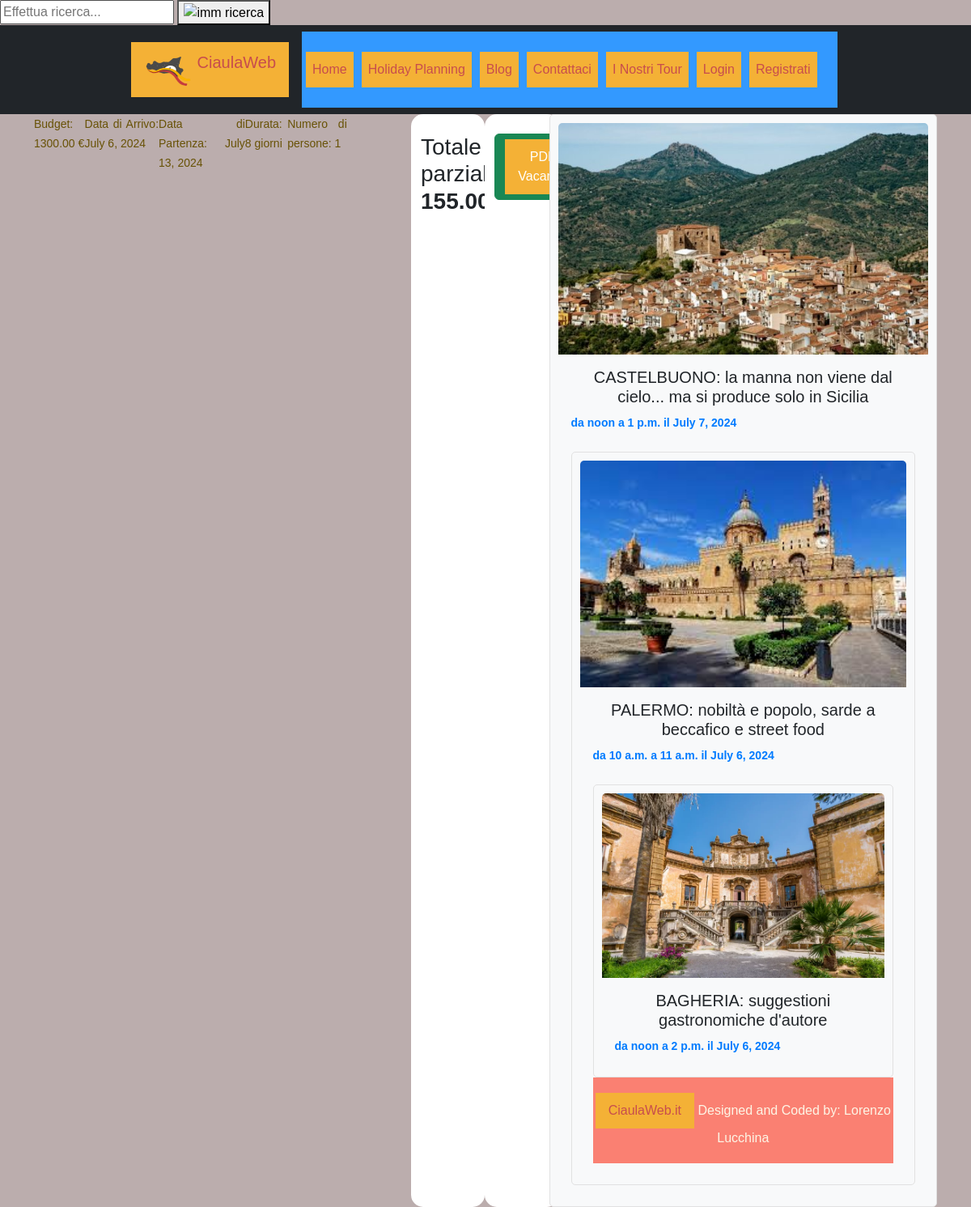
Page /HolidayPlanning/dettour/52 on the committed database.
### HolidayPlanning/models.py (models this page shows, shortened)
class Vacanza(models.Model):
    nome = models.CharField(max_length=300, blank=True)
    dataArrivo = models.DateField()
    dataPartenza = models.DateField()
    nrPersone = models.IntegerField()
    budgetDisponibile = models.DecimalField(max_digits=10, decimal_places=2, blank=True)
    utente = models.ForeignKey(UserProfileModel, related_name='Utente', on_delete=models.PROTECT)
    scelte = models.ManyToManyField(Scelta, related_name='vacanze')
    spostamenti = models.ManyToManyField(Spostamento, related_name='spostamenti')
    def calcolaGiorni(self):
        totGiorni = abs(self.dataPartenza - self.dataArrivo)
        return totGiorni.days + 1
    def calcolaTotaleAttrazioni(self):
        totaleScelte = 0
        totaleSpostamenti = 0
        for s in self.scelte.all():
            totaleScelte = totaleScelte + s.attrazione.costo
        for s in self.spostamenti.all():
            totaleSpostamenti = totaleSpostamenti + s.costo
        return totaleScelte+totaleSpostamenti
    class Meta:
        verbose_name = "Vacanza"
        verbose_name_plural = "Vacanze"

class Scelta(models.Model):
    giorno = models.DateField()  # scelto dall'utente
    attrazione = models.ForeignKey(to='attractions.Attrazione', on_delete=models.CASCADE, related_name="attrazione")
    oraInizio = models.TimeField(blank=True)  # scelta dall'utente
    oraFine = models.TimeField(blank=True)  # scelta dall'utente
    durata = models.DurationField()  # questi sono i secondi della durata
    class Meta:
        verbose_name = "Scelta"
        verbose_name_plural = "Scelte"

### attractions/models.py (models this page shows, shortened)
class Attrazione(models.Model):
    objects = None
    nome = models.CharField(max_length=200, primary_key=True)
    luogo = models.CharField(max_length=300)
    via = models.CharField(max_length=500)
    citta = models.CharField(max_length=200)
    costo = models.DecimalField(max_digits=10, decimal_places=2, blank=True)
    tipo = models.CharField(max_length=200)
    oraApertura = models.TimeField('ora apertura')
    oraChiusura = models.TimeField('ora chiusura')
    descrizione = models.TextField()
    attrazione_image = models.ImageField(blank=True, null=True)  # , upload_to='attractionImages/')
    class Meta:
        verbose_name = "Attrazione"
        verbose_name_plural = "Attrazioni"

### HolidayPlanning/views.py (the view)
# urls.py: path("dettour/<int:pk>", TourDetail.as_view(), name="dettagliotour")
class TourDetail(DetailView):
    model = Vacanza
    template_name = "HolidayPlanning/dettagliovacanza.html"
    def get_context_data(self, **kwargs):
        context = super().get_context_data(**kwargs)
        context['title'] = "Tour Organizzato"
        context['tour'] = True
        vacanza = Vacanza.objects.get(pk=kwargs['object'].id)
        context['vacanza'] = vacanza
        context['scelte'] = vacanza.scelte.all().reverse()  # l'ultima aggiunta viene mostrata per prima
        context['totale'] = vacanza.calcolaTotaleAttrazioni()
        return context

### HolidayPlanning/templates/HolidayPlanning/dettagliovacanza.html (shortened to what this page needs)
{% extends 'base.html' %}
{% block content %}
<div class="container">
    <p>Budget: {{ vacanza.budgetDisponibile }} €</p>
    <p>Data di Arrivo: {{ vacanza.dataArrivo }}</p>
    <p>Data di Partenza: {{ vacanza.dataPartenza }}</p>
    <p>Durata: {{ vacanza.calcolaGiorni }} giorni</p>
    <p>Numero di persone: {{ vacanza.nrPersone }}</p>
    <div class="row justify-content-end">
        <div class="col-4" style="background-color: white; border-radius: 15px;">
            <br>
            <h3> Totale parziale: <b> {{totale}}€ </b> </h3>
            <br>
        </div>
        <div class="col-4" style="background-color: white; border-radius: 15px;">
            <br>
            <button class="btn btn-success"> <a href="{% url 'HolidayPlanning:stampavacanza' vacanza.pk %}" style="color:white"> PDF Vacanza </a> </button>
            <br>
        </div>
    </div>
    <div class="row">
        {% for s in scelte %}
        <div class="col-md-12">
            <div class="card mb-12 scelta-card">
                <img class="card-img-top img-fluid" src="{{ s.attrazione.attrazione_image.url }}" alt="Card image cap"
                    style="max-width: 100%;">
                <div class="card-body">
                    <h5 class="card-title">{{ s.attrazione.nome }}</h5>
                    <p class="card-text hours"> da {{ s.oraInizio }} a {{ s.oraFine }} il {{ s.giorno }}</p>
        {% endfor %}
    </div>
</div>
{% endblock %}

### templates/base.html (shortened to what this page needs)
<!DOCTYPE html>
{% load static %}
<html lang="en">
<head>
    {% block head %}
        <link rel="stylesheet"
              href="https://cdn.jsdelivr.net/npm/bootstrap@5.3.0-alpha1/dist/css/bootstrap.min.css"
>
        <link rel="stylesheet" type="text/css" href='{% static "/css/style.css" %}'>
    {% endblock %}
    {% load crispy_forms_tags %}
</head>
<body>
<div class="col-lg-6 col-12 order-lg-2 order-3 text-lg-left text-right">
    <div class="header_search">
        <div class="header_search_content">
            <div class="header_search_form_container">
                <form method="GET" action="{% url 'attractions:cerca' %}" class="header_search_form clearfix">
                    <input type="search" name="search" required="required" class="header_search_input"
                               placeholder="Effettua ricerca...">
                    <button type="submit" class="header_search_button trans_300" value="Submit">
                        <img src="../../static/img/search.png" alt="imm ricerca" class="img-fluid"> </button>
                </form>
            </div>
        </div>
    </div>
</div>
<nav class="navbar navbar-expand-lg navbar-dark bg-dark">
    <div class="w-75 container-fluid">
        <a class="navbar-brand pl-5" href="{% url 'attractions:attrazioni' %}">
            <img src="/../../static/img/logo_ciaulaweb-192x192.png" class="d-inline-block logo_ciaulaweb align-top"
                 alt="Logo">
            CiaulaWeb
        </a>
        <div class="collapse navbar-collapse" id="navbarNavDropdown">
            <ul class="navbar-nav pl-5">
                <li class="nav-item active pl-5">
                    <a class="nav-link" href="{% url 'attractions:attrazioni' %}">Home</a>
                </li>
                <li class="nav-item pl-5">
                    <a class="nav-link" href="{% url 'HolidayPlanning:creavacanza' %}">Holiday Planning</a>
                </li>
                <li class="nav-item pl-5">
                    <a class="nav-link" href="{% url 'attractions:cerca' %}">Blog</a>
                </li>
                <li class="nav-item pl-5">
                    <a class="nav-link" href="#">Contattaci</a>
                </li>
                <li class="nav-item pl-5">
                    <a class="nav-link " href="{% url 'HolidayPlanning:tourorganizzati' %}">I Nostri Tour</a>
                </li>
                {% if user.is_authenticated %}
                    <div class="nav-item pl-5">
                        <a>Benvenuto/a, {{ user.first_name }}! </a>
                    </div>
                    <div class="nav-item pl-5">
                        <a class="nav-link" href="{% url 'profiles:user-logout' %}"> Logout </a>
                    </div>
                {% else %}
                    <li class="nav-item pl-5">
                        <a class="nav-link " href="{% url 'profiles:user-login' %}">Login</a>
                    </li>
                    <li class="nav-item pl-5">
                        <a class="nav-link " href="{% url 'profiles:user-registration' %}">Registrati</a>
                    </li>
                {% endif %}
            </ul>
        </div>
    </div>
</nav>
{% block content %}
{% endblock %}
<footer class="page-footer font-small blue">
    <div class="footer-copyright text-center py-3">
        <a href="{% url 'home' %}">CiaulaWeb.it</a>
        Designed and Coded by: Lorenzo Lucchina
    </div>
</footer>
</body>
</html>

### static/css/style.css (style rules this page uses)
* { font-family: 'Montserrat', sans-serif !important; }
.logo_ciaulaweb { width: 60px; height: 48px; }
ul { background: #3399ff; padding: 20px; }
ul li { background: #cce5ff; color: darkblue; margin: 5px; }
a:link, a:visited { background-color: #f4b136; color: rgb(199, 77, 77); padding: 10px 16px; text-align: center; text-decoration: none; display: inline-block; }
footer { text-align: center; padding: 3px; background-color: salmon; color: oldlace; }
p { color: #685206; font-family: 'Helvetica Neue', sans-serif; font-size: 14px; line-height: 24px; margin: 0 0 24px; text-align: justify; text-justify: inter-word; }
:root { --gradient: linear-gradient(to left top, #dd2476 10%, #ff512f 90%) !important; }
body { background: #bbadad !important; }
.scelta-card { background-color: #f8f9fa; border: 1px solid #e1e1e1; border-radius: 5px; padding: 10px; text-align: center; transition: transform 0.2s; }
.hours { font-weight: bold; color: #007bff; }
.container { display: flex; justify-content: space-between; }

### rows in the picture
Vacanza: budgetDisponibile "1300.00", dataArrivo "July 6, 2024", dataPartenza "July 13, 2024", calcolaGiorni "8", nrPersone "1"
Scelta: attrazione.attrazione_image (picture), attrazione.nome "CASTELBUONO: la manna non viene dal cielo... ma si produce solo in Sicilia", oraInizio "noon", oraFine "1 p.m.", giorno "July 7, 2024"
Scelta: attrazione.attrazione_image (picture), attrazione.nome "PALERMO: nobiltà e popolo, sarde a beccafico e street food", oraInizio "10 a.m.", oraFine "11 a.m.", giorno "July 6, 2024"
Scelta: attrazione.attrazione_image (picture), attrazione.nome "BAGHERIA: suggestioni gastronomiche d'autore", oraInizio "noon", oraFine "2 p.m.", giorno "July 6, 2024"

### other values in the picture
{{ totale }} "155.00"
